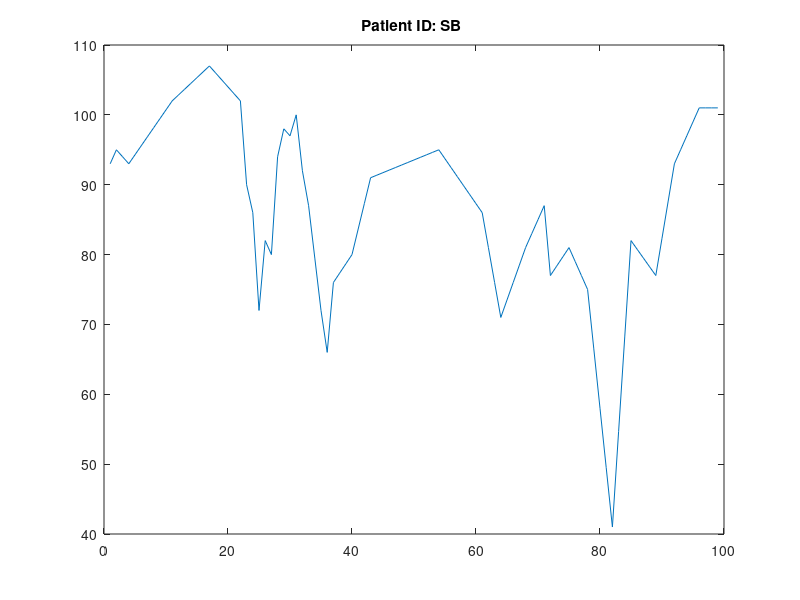

Write the MATLAB code that produced this figure. (Note: this script raises an error after producing the figure.)

for patient = 1:3
% choose patient ID
switch patient
    case 1
      disp('Patient ID:SB data loaded');
      hemo = load('SB_Hb.mat').SBHb;
      neut = load('SB_Neut.mat').SBNeut;
      plt = load('SB_Pit.mat').SBPit;
    case 2
       disp('Patient ID:MD data loaded');
       hemo = load('MD_Hb.mat').MDHb;
       neut = load('MD_Neut.mat').MDNeut;
       plt = load('MD_Pit.mat').MDPit;
    case 3
        disp('Patient ID:TKB data loaded')
        hemo = load('TKB_Hb.mat').TKBHb;
        neut = load('TKB_Neut.mat').TKBNeut;
        plt = load('TKB_Pit.mat').TKBPit;

end
switch patient
    case 1
        treatment = load('SB_treat.mat').SBTreat;
    case 2
        treatment = load('MD_treat.mat').MDTreat;
    case 3
        treatment = load('TKB_treat.mat').TKBTreat;
end

switch patient
    case 1
        i = 18; %time point at which the training starts
        j = 53 - i; % # of data poitns used for training
    case 2
        i = 14;
        j = 54-i;
    case 3
        i = 17;
        j = 69-i;
end
        
x = [hemo neut plt]';
ceil = max(x,[],2) * 1.5; % Ceil: max measured value * 1.5
ceil = [ceil;ceil;ceil];
u = treatment';
len = length(x);
X = [x(:,1:len-2);x(:,2:len-1);x(:,3:len)];
U = [u(:,1:len-2);u(:,2:len-1);u(:,3:len)];

X0 = X(:,i:i+j);
X1 = X(:,i+1:i+j+1);
U0 = U(:,i:i+j);

sigma_XU = [X0*X0' X0*U0';U0*X0' U0*U0'];
AB_hat = X1*([X0' U0'])*(sigma_XU^(-1));
A_hat = AB_hat(:,1:9);
B_hat = AB_hat(:,10:15);

e = X1 - (A_hat*X0 + B_hat*U0);
e_avg = sum(e,2)/j; %sample mean
Q_hat = ((e-e_avg)*(e-e_avg)')/(j-1); %sample covariance
W = Q_hat*Q_hat';
We = [W zeros(9,6);zeros(6,9) zeros(6,6)];

[Q,R] = qr([U0' X0']);
R22 = R(7:15,7:15);

gamma = 0.99;

c = (max(svd(inv(R22')*A_hat*R22'))/gamma - 1)/min(svd(inv(R22')*W*inv(R22))); %#ok<*MINV>

AB_tilde = [X1*X0' X1*U0']*(sigma_XU+c*We)^(-1);
A_tilde = AB_tilde(:,1:9);
B_tilde = AB_tilde(:,10:15);
outputLength = 15; % predict next 7 days
esti = X(:,1:i+j);
for a = i+j+1:i+j+outputLength
    esti(:,a) = A_tilde*esti(:,a-1)+B_tilde*U(:,a-1);
    esti(:,a) = max(esti(:,a),zeros(9,1)); % Floor: 0
    esti(:,a) = min(esti(:,a),ceil);% Ceil: max measured value * 1.5
end

EstError = [0, 0, 0 ];
EstErrorMean = [0, 0, 0 ];
errorCal1 = zeros(outputLength,1);
denominator = 0;
 figure;
 plot(hemo(1:end));

  switch patient
    case 1
        title("Patient ID: SB ")
        xline(21,'r--')
        xline(54,'r--')
         legend('hemo','treatment 1', 'treatment 2');
    case 2
        title("Patient ID: MD ")
          xline(17,'r--')
        xline(55,'r--')
         legend('hemo','treatment 1', 'treatment 2');
    case 3
        title("Patient ID: TKB")
        xline(20,'r--')
        xline(70,'r--')
         legend('hemo','treatment 1', 'treatment 2');
 end
 figure;
 plot(neut(1:end));
  
switch patient
    case 1
        title("Patient ID: SB ")
        xline(21,'r--')
        xline(54,'r--')
        legend('neut','treatment 1', 'treatment 2');

    case 2
        title("Patient ID: MD ")
          xline(17,'r--')
        xline(55,'r--')
        legend('neut','treatment 1', 'treatment 2');

    case 3
        title("Patient ID: TKB")
        xline(20,'r--')
        xline(70,'r--')
        legend('neut','treatment 1', 'treatment 2');
end

 figure;
 plot(plt(1:end));
  
 
 switch patient
    case 1
        title("Patient ID: SB ")
        xline(21,'r--')
        xline(54,'r--')
        legend('plt','treatment 1', 'treatment 2');
    case 2
        title("Patient ID: MD ")
          xline(17,'r--')
        xline(55,'r--')
        legend('plt','treatment 1', 'treatment 2');
    case 3
        title("Patient ID: TKB")
        xline(20,'r--')
        xline(70,'r--')
        legend('plt','treatment 1', 'treatment 2');
 end


%plot data
figure;
subplot(3,2,1)
plot(esti(1,1:i+j+outputLength))
hold on
plot(hemo(1:i+j+outputLength))
switch patient
    case 1
        title("Patient ID: SB Hemoglobin Data")
        xline(21,'r--')
        xline(54,'r--')
    case 2
        title("Patient ID: MD Hemoglobin Data")
        xline(17,'r--')
        xline(55,'r--')
    case 3
        title("Patient ID: TKB Hemoglobin Data")
        xline(20,'r--')
        xline(70,'r--')
end
ylabel('Hemoglobin (g/L)'); 
xlabel('days');
legend('estimated data','actual data')
switch patient
    case 1
        xlim([50 60])
    case 2
        xlim([50 60])
    case 3
        xlim([60 80])
end
subplot(3,2,2)
% calculate estimation error
diff = hemo(1:i+j+outputLength)- esti(1,:)';
plot(abs(diff))
title("Hemoglobin Estimation Error")
ylabel('Hemo Difference (g/L)'); 
xlabel('days');
legend('estimated error');
switch patient
    case 1
        xlim([50 60])
    case 2
        xlim([50 60])
    case 3
        xlim([60 80])
end
for a = i+j:i+j+outputLength 
    errorCal1(a) = abs(hemo(a)- esti(1,a)') / (sum(hemo(i+j:i+j+outputLength))/outputLength);
end
EstError(1) = var(errorCal1);
EstErrorMean(1) = mean(errorCal1(end-6:end));
errorCal2 = zeros(i+j+outputLength,1);

subplot(3,2,3);
plot(esti(2,1:i+j+outputLength))
hold on
plot(neut(1:i+j+outputLength))
switch patient
    case 1
        title("Patient ID: SB Neutrophils Data")
        xline(21,'r--')
        xline(54,'r--')
    case 2
        title("Patient ID: MD Neutrophils Data")
        xline(17,'r--')
        xline(55,'r--')
    case 3
        title("Patient ID: TKB Neutrophils Data")
        xline(20,'r--')
        xline(70,'r--')
end
ylabel('Neutrophils *10^9(cells/L)'); 
xlabel('days');
legend('estimated data','actual data')
switch patient
    case 1
        xlim([50 60])
    case 2
        xlim([50 60])
    case 3
        xlim([60 80])
end
subplot(3,2,4)
% calculate estimation error
diff = neut(1:i+j+outputLength)- esti(2,:)';
plot(abs(diff))
title("Neutrophils Estimation Error")
ylabel('Neutrophils *10^9(cells/L)'); 
xlabel('days');
legend('estimated error');
switch patient
    case 1
        xlim([50 60])
    case 2
        xlim([50 60])
    case 3
        xlim([60 80])
end
for a = 1:i+j+outputLength 
    
    errorCal2(a) = abs(neut(a)- esti(2,a)') / (sum(neut(1:i+j+outputLength)) / (i+j+outputLength));
   
end
 EstError(2) = var(errorCal2);
 EstErrorMean(2) = mean(errorCal2(end-6:end));
 errorCal3 = zeros(i+j+outputLength,1);

subplot(3,2,5);
plot(esti(3,1:i+j+outputLength))
hold on
plot(plt(1:i+j+outputLength))
switch patient
    case 1
        title("Patient ID: SB Platelets Data")
        xline(21,'r--')
        xline(54,'r--')
    case 2
        title("Patient ID: MD Platelets Data")
        xline(17,'r--')
        xline(55,'r--')
    case 3
        title("Patient ID: TKB Platelets Data")
        xline(20,'r--')
        xline(70,'r--')
end
ylabel('Platelets *10^9(cells/L)');
xlabel('days');
legend('estimated data','actual data')
switch patient
    case 1
        xlim([50 60])
    case 2
        xlim([50 60])
    case 3
        xlim([60 80])
end
% calculate estimation error
subplot(3,2,6)
diff = plt(1:i+j+outputLength)- esti(3,:)';
plot(abs(diff))
title("Platelets Estimation Error")
ylabel('Platelets *10^9(cells/L)'); 
xlabel('days');
legend('estimated error');
switch patient
    case 1
        xlim([50 60])
    case 2
        xlim([50 60])
    case 3
        xlim([60 80])
end
for a = 1:i+j+outputLength 
      errorCal3(a) = abs(plt(a)- esti(3,a)') /(sum(plt(1:i+j+outputLength))/(i+j+outputLength));
end
EstError(3) = var(errorCal3);
EstErrorMean(3) = mean(errorCal3(end-6:end));
switch patient
    case 1
        EstErrorSB  =EstError;
        EstErrorMeanSB = EstErrorMean;
    case 2
        EstErrorMD  =EstError;
        EstErrorMeanMD = EstErrorMean;
    case 3
        EstErrorTKB  =EstError;
        EstErrorMeanTKB = EstErrorMean
end

end
 



